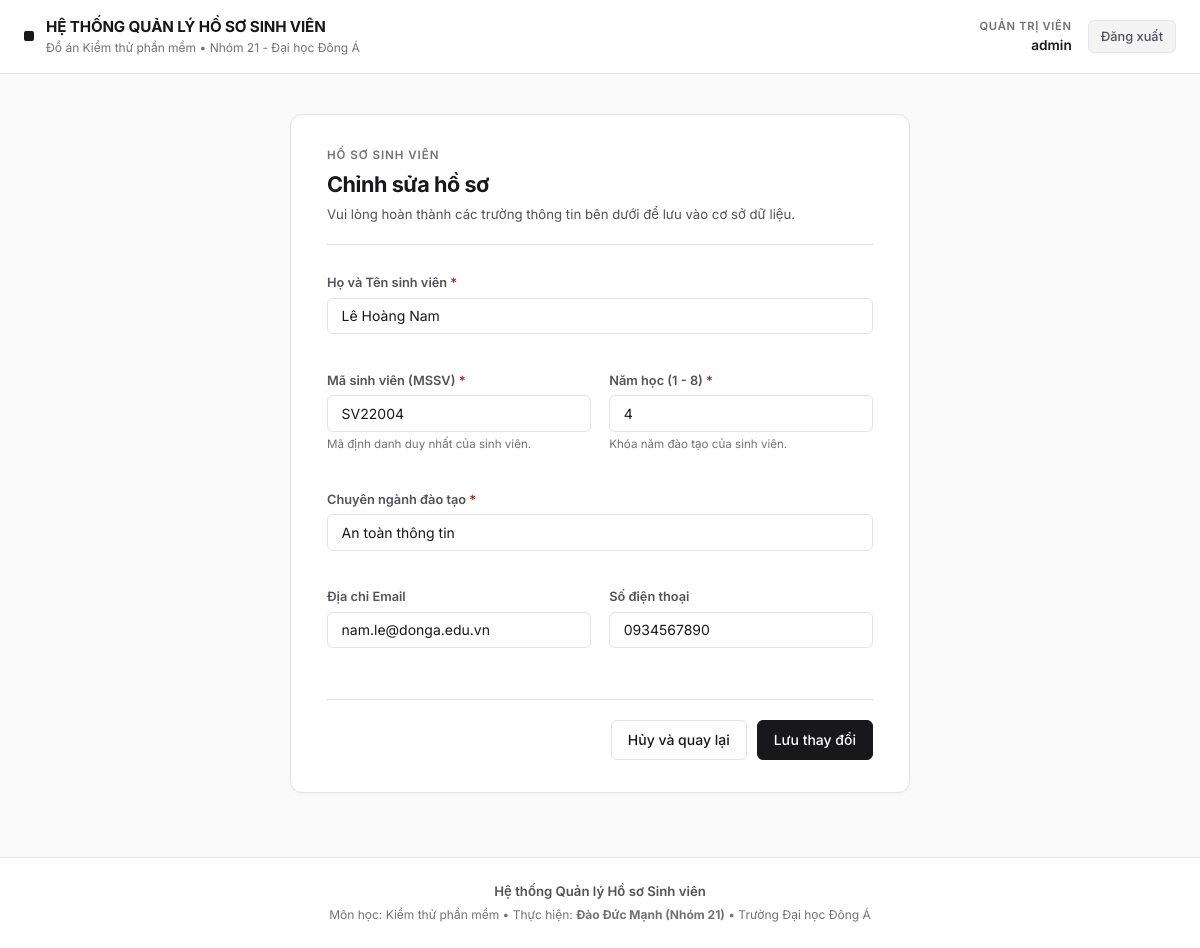
Screenshot of /student/edit/4 (signed in) with the database file from the repository.
### models.py (models this page shows)
class Student(db.Model):
    id = db.Column(db.Integer, primary_key=True)
    name = db.Column(db.String(150), nullable=False)
    usn = db.Column(db.String(30), nullable=False, unique=True)
    branch = db.Column(db.String(50), nullable=False)
    year = db.Column(db.Integer, nullable=False)
    email = db.Column(db.String(120))
    phone = db.Column(db.String(20))
    created_at = db.Column(db.DateTime, default=datetime.utcnow)

### app.py (the view, shortened to what this page needs)
    @app.route('/student/edit/<int:sid>', methods=['GET', 'POST'])
    @login_required
    def edit_student(sid):
        s = Student.query.get_or_404(sid)
        return render_template('student_form.html', action='Sửa', student=s)

### templates/student_form.html (shortened to what this page needs)
{% extends "base.html" %}
{% block content %}
<div class="form-wrapper">
  <div class="form-container">
    <div class="form-header">
      <div class="form-eyebrow">Hồ sơ sinh viên</div>
      <h2 class="form-title">{{ 'Thêm mới hồ sơ' if action == 'Thêm' else 'Chỉnh sửa hồ sơ' }}</h2>
      <p class="form-desc">Vui lòng hoàn thành các trường thông tin bên dưới để lưu vào cơ sở dữ liệu.</p>
    </div>
    <form method="post" class="student-form">
      <div class="form-grid">
        <div class="form-field field-span-2">
          <label for="name">Họ và Tên sinh viên <span class="required-mark">*</span></label>
          <input type="text" id="name" name="name" placeholder="Nguyễn Văn An" value="{{ student.name if student else '' }}" required>
        </div>
        <div class="form-field">
          <label for="usn">Mã sinh viên (MSSV) <span class="required-mark">*</span></label>
          <input type="text" id="usn" name="usn" placeholder="SV22001" value="{{ student.usn if student else '' }}" required>
          <span class="field-hint">Mã định danh duy nhất của sinh viên.</span>
        </div>
        <div class="form-field">
          <label for="year">Năm học (1 - 8) <span class="required-mark">*</span></label>
          <input type="number" id="year" name="year" min="1" max="8" placeholder="1, 2, 3, 4..." value="{{ student.year if student else '' }}" required>
          <span class="field-hint">Khóa năm đào tạo của sinh viên.</span>
        </div>
        <div class="form-field field-span-2">
          <label for="branch">Chuyên ngành đào tạo <span class="required-mark">*</span></label>
          <input type="text" id="branch" name="branch" list="branch-options" placeholder="Chọn hoặc nhập tên chuyên ngành..." value="{{ student.branch if student else '' }}" required>
        </div>
        <div class="form-field">
          <label for="email">Địa chỉ Email</label>
          <input type="email" id="email" name="email" placeholder="sinhvien@donga.edu.vn" value="{{ student.email if student else '' }}">
        </div>
        <div class="form-field">
          <label for="phone">Số điện thoại</label>
          <input type="tel" id="phone" name="phone" placeholder="0912345678" value="{{ student.phone if student else '' }}">
        </div>
      </div>
      <div class="form-footer">
        <a href="{{ url_for('dashboard') }}" class="btn btn-secondary">Hủy và quay lại</a>
        <button type="submit" class="btn btn-primary">{{ 'Lưu hồ sơ' if action == 'Thêm' else 'Lưu thay đổi' }}</button>
      </div>
    </form>
  </div>
</div>
{% endblock %}

### static/css/style.css (style rules this page uses)
:root { --font-sans: 'Inter', -apple-system, BlinkMacSystemFont, "Segoe UI", Roboto, sans-serif; --font-mono: ui-monospace, SFMono-Regular, Menlo, Monaco, Consolas, "Liberation Mono", "Courier New", monospace; --bg-app: #fafafa; --bg-card: #ffffff; --bg-subtle: #f4f4f5; --border-light: #e4e4e7; --border-subtle: #f4f4f5; --border-focus: #18181b; --text-primary: #18181b; --text-secondary: #52525b; --text-muted: #71717a; --primary: #18181b; --primary-hover: #27272a; --primary-text: #ffffff; --danger: #b91c1c; --danger-bg: #fef2f2; --danger-border: #fecaca; --success: #15803d; --success-bg: #f0fdf4; --success-border: #bbf7d0; --radius-xs: 4px; --radius-sm: 6px; --radius-md: 8px; --radius-lg: 12px; --shadow-subtle: 0 1px 2px 0 rgba(0, 0, 0, 0.03); --shadow-card: 0 1px 3px 0 rgba(0, 0, 0, 0.04), 0 1px 2px -1px rgba(0, 0, 0, 0.02); --shadow-dropdown: 0 4px 6px -1px rgba(0, 0, 0, 0.05), 0 2px 4px -2px rgba(0, 0, 0, 0.03); }
* { box-sizing: border-box; margin: 0; padding: 0; }
body { font-family: var(--font-sans); background-color: var(--bg-app); color: var(--text-primary); line-height: 1.5; min-height: 100vh; display: flex; flex-direction: column; -webkit-font-smoothing: antialiased; }
input[type="search"], input[type="text"], input[type="password"], input[type="email"], input[type="tel"], input[type="number"], select { width: 100%; padding: 0.55rem 0.85rem; font-family: inherit; font-size: 0.875rem; color: var(--text-primary); background-color: #ffffff; border: 1px solid var(--border-light); border-radius: var(--radius-sm); outline: none; transition: border-color 0.15s ease, box-shadow 0.15s ease; }
.btn { display: inline-flex; align-items: center; justify-content: center; padding: 0.55rem 1rem; font-family: inherit; font-size: 0.875rem; font-weight: 500; border-radius: var(--radius-sm); text-decoration: none; cursor: pointer; transition: all 0.15s ease; white-space: nowrap; }
.btn-primary { background: var(--primary); color: var(--primary-text); border: 1px solid var(--primary); }
.btn-secondary { background: #ffffff; color: var(--text-primary); border: 1px solid var(--border-light); }
.form-field { margin-bottom: 1.15rem; }
.form-field label { display: block; font-size: 0.8rem; font-weight: 600; color: var(--text-secondary); margin-bottom: 5px; }
.required-mark { color: var(--danger); }
.field-hint { display: block; font-size: 0.725rem; color: var(--text-muted); margin-top: 4px; }
.form-wrapper { max-width: 620px; margin: 0 auto; }
.form-container { background: var(--bg-card); border: 1px solid var(--border-light); border-radius: var(--radius-lg); padding: 2rem 2.25rem; box-shadow: var(--shadow-card); }
.form-header { margin-bottom: 1.75rem; border-bottom: 1px solid var(--border-light); padding-bottom: 1.25rem; }
.form-eyebrow { font-size: 0.725rem; text-transform: uppercase; letter-spacing: 0.08em; font-weight: 600; color: var(--text-muted); margin-bottom: 4px; }
.form-title { font-size: 1.35rem; font-weight: 700; letter-spacing: -0.02em; color: var(--text-primary); }
.form-desc { font-size: 0.825rem; color: var(--text-secondary); margin-top: 4px; }
.form-grid { display: grid; grid-template-columns: 1fr 1fr; gap: 1.15rem; }
.field-span-2 { grid-column: span 2; }
.form-footer { margin-top: 2rem; padding-top: 1.25rem; border-top: 1px solid var(--border-light); display: flex; justify-content: flex-end; gap: 10px; }

### rows the page displays
Student: name "Lê Hoàng Nam", usn "SV22004", year "4", branch "An toàn thông tin", email "nam.le@donga.edu.vn", phone "0934567890"

### other values shown
{{ session.username }} "admin"
{{ 'Thêm mới hồ sơ' if action == 'Thêm' else 'Chỉnh sửa hồ sơ' }} "Chỉnh sửa hồ sơ"
{{ 'Lưu hồ sơ' if action == 'Thêm' else 'Lưu thay đổi' }} "Lưu thay đổi"
